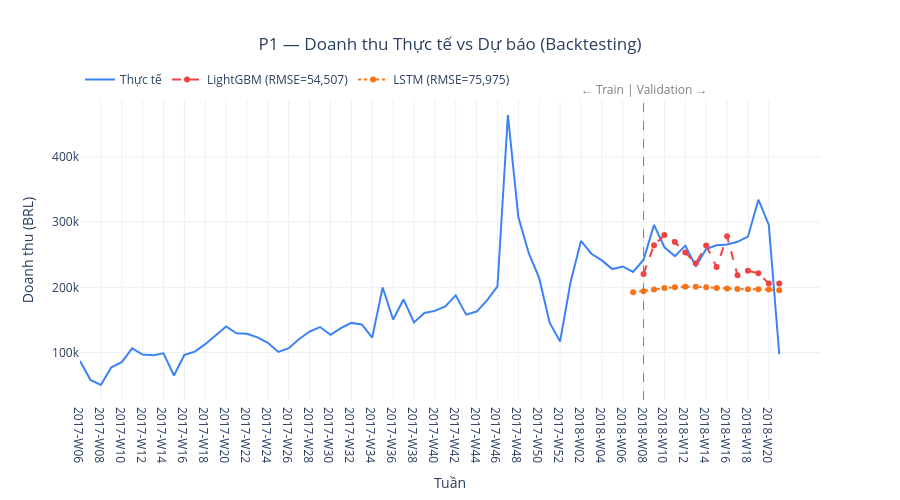

Notebook cell for this chart:
### Markdown cell above
## 6. Biểu đồ so sánh

### Code cell
fig = go.Figure()

fig.add_trace(go.Scatter(
    x=time_labels, y=y_all,
    name='Thực tế', line=dict(color='#3B82F6', width=2)
))
fig.add_trace(go.Scatter(
    x=time_labels[split_lg:], y=lgb_preds,
    name=f'LightGBM (RMSE={rmse_lgb:,.0f})',
    line=dict(color='#EF4444', width=2, dash='dash')
))
fig.add_trace(go.Scatter(
    x=time_val_lstm, y=lstm_preds,
    name=f'LSTM (RMSE={rmse_lstm:,.0f})',
    line=dict(color='#F97316', width=2, dash='dot')
))

fig.add_shape(
    type='line',
    x0=time_labels[split_lg], x1=time_labels[split_lg],
    y0=0, y1=1, yref='paper',
    line=dict(color='gray', dash='dash', width=1)
)
fig.add_annotation(
    x=time_labels[split_lg], y=1, yref='paper',
    text='← Train | Validation →',
    showarrow=False, yanchor='bottom', font=dict(color='gray')
)

fig.update_layout(
    title=dict(text='P1 — Doanh thu Thực tế vs Dự báo (Backtesting)', x=0.5),
    xaxis_title='Tuần', yaxis_title='Doanh thu (BRL)',
    legend=dict(orientation='h', yanchor='bottom', y=1.02),
    template='plotly_white', height=500
)
fig.show()

pd.DataFrame({
    'Model':    ['LightGBM', 'LSTM'],
    'RMSE':     [round(rmse_lgb, 2), round(rmse_lstm, 2)],
    'MAE':      [round(mae_lgb, 2),  round(mae_lstm, 2)],
    'Champion': ['✅' if rmse_lgb < rmse_lstm else '', '✅' if rmse_lstm < rmse_lgb else '']
})

### Figure 1 — Plotly figure (JSON) as saved in the notebook; plotly's stock layout.template omitted (floating-point values rounded to 4 significant figures)
{"data": [{"line": {"color": "#3B82F6", "width": 2}, "name": "Thực tế", "type": "scatter", "x": ["2017-W06", "2017-W07", "2017-W08", "2017-W09", "2017-W10", "2017-W11", "2017-W12", "2017-W13", "2017-W14", "2017-W15", "2017-W16", "2017-W17", "2017-W18", "2017-W19", "2017-W20", "2017-W21", "2017-W22", "2017-W23", "2017-W24", "2017-W25", "2017-W26", "2017-W27", "2017-W28", "2017-W29", "2017-W30", "2017-W31", "2017-W32", "2017-W33", "2017-W34", "2017-W35", "2017-W36", "2017-W37", "2017-W38", "2017-W39", "2017-W40", "2017-W41", "2017-W42", "2017-W43", "2017-W44", "2017-W45", "2017-W46", "2017-W47", "2017-W48", "2017-W49", "2017-W50", "2017-W51", "2017-W52", "2018-W01", "2018-W02", "2018-W03", "2018-W04", "2018-W05", "2018-W06", "2018-W07", "2018-W08", "2018-W09", "2018-W10", "2018-W11", "2018-W12", "2018-W13", "2018-W14", "2018-W15", "2018-W16", "2018-W17", "2018-W18", "2018-W19", "2018-W20", "2018-W21"], "y": [87120.0, 57990.0, 50350.0, 77530.0, 85400.0, 106500.0, 97040.0, 95910.0, 98870.0, 64850.0, 96420.0, 101500.0, 112900.0, 126100.0, 140000.0, 129500.0, 129000.0, 123400.0, 115000.0, 101000.0, 106800.0, 120800.0, 132300.0, 139200.0, 127300.0, 137500.0, 145500.0, 143100.0, 122900.0, 199700.0, 150800.0, 181500.0, 146300.0, 160700.0, 164000.0, 170900.0, 187800.0, 158200.0, 162900.0, 180000.0, 201400.0, 464200.0, 307800.0, 252300.0, 214100.0, 145900.0, 117100.0, 207700.0, 271100.0, 251600.0, 241300.0, 228000.0, 232100.0, 223600.0, 242400.0, 295700.0, 261500.0, 247900.0, 264000.0, 232000.0, 258900.0, 264600.0, 265800.0, 269900.0, 277700.0, 334300.0, 295700.0, 97460.0]}, {"line": {"color": "#EF4444", "dash": "dash", "width": 2}, "name": "LightGBM (RMSE=54,507)", "type": "scatter", "x": ["2018-W08", "2018-W09", "2018-W10", "2018-W11", "2018-W12", "2018-W13", "2018-W14", "2018-W15", "2018-W16", "2018-W17", "2018-W18", "2018-W19", "2018-W20", "2018-W21"], "y": [220600.0, 264700.0, 280100.0, 269500.0, 253400.0, 237000.0, 264300.0, 231100.0, 278300.0, 218500.0, 225500.0, 221600.0, 206000.0, 205900.0]}, {"line": {"color": "#F97316", "dash": "dot", "width": 2}, "name": "LSTM (RMSE=75,975)", "type": "scatter", "x": ["2018-W07", "2018-W08", "2018-W09", "2018-W10", "2018-W11", "2018-W12", "2018-W13", "2018-W14", "2018-W15", "2018-W16", "2018-W17", "2018-W18", "2018-W19", "2018-W20", "2018-W21"], "y": [192600.0, 194200.0, 196600.0, 199100.0, 200300.0, 200900.0, 200800.0, 200000.0, 199000.0, 198300.0, 197600.0, 197000.0, 197000.0, 196900.0, 195800.0]}], "layout": {"annotations": [{"font": {"color": "gray"}, "showarrow": false, "text": "← Train | Validation →", "x": "2018-W08", "y": 1, "yanchor": "bottom", "yref": "paper"}], "height": 500, "legend": {"orientation": "h", "y": 1.02, "yanchor": "bottom"}, "shapes": [{"line": {"color": "gray", "dash": "dash", "width": 1}, "type": "line", "x0": "2018-W08", "x1": "2018-W08", "y0": 0, "y1": 1, "yref": "paper"}], "title": {"text": "P1 — Doanh thu Thực tế vs Dự báo (Backtesting)", "x": 0.5}, "xaxis": {"title": {"text": "Tuần"}}, "yaxis": {"title": {"text": "Doanh thu (BRL)"}}}}
